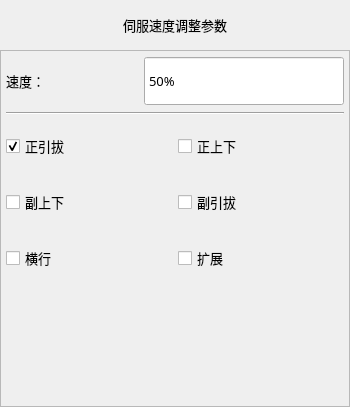
<?xml version="1.0" encoding="UTF-8"?>
<ui version="4.0">
 <class>FormActSpeed</class>
 <widget class="QWidget" name="FormActSpeed">
  <property name="windowModality">
   <enum>Qt::WindowModal</enum>
  </property>
  <property name="geometry">
   <rect>
    <x>0</x>
    <y>0</y>
    <width>350</width>
    <height>407</height>
   </rect>
  </property>
  <property name="minimumSize">
   <size>
    <width>350</width>
    <height>407</height>
   </size>
  </property>
  <property name="maximumSize">
   <size>
    <width>700</width>
    <height>815</height>
   </size>
  </property>
  <property name="font">
   <font>
    <family>微软雅黑</family>
    <pointsize>10</pointsize>
    <weight>50</weight>
    <italic>false</italic>
    <bold>false</bold>
   </font>
  </property>
  <property name="windowTitle">
   <string notr="true">伺服定位</string>
  </property>
  <property name="toolTip">
   <string notr="true"/>
  </property>
  <property name="statusTip">
   <string notr="true"/>
  </property>
  <property name="whatsThis">
   <string notr="true"/>
  </property>
  <property name="accessibleName">
   <string notr="true"/>
  </property>
  <property name="accessibleDescription">
   <string notr="true"/>
  </property>
  <property name="styleSheet">
   <string notr="true"/>
  </property>
  <property name="windowFilePath">
   <string notr="true"/>
  </property>
  <layout class="QVBoxLayout" name="verticalLayout">
   <property name="spacing">
    <number>0</number>
   </property>
   <property name="margin">
    <number>0</number>
   </property>
   <item>
    <widget class="QLabel" name="labelParaTitle">
     <property name="sizePolicy">
      <sizepolicy hsizetype="Preferred" vsizetype="Fixed">
       <horstretch>0</horstretch>
       <verstretch>0</verstretch>
      </sizepolicy>
     </property>
     <property name="minimumSize">
      <size>
       <width>0</width>
       <height>50</height>
      </size>
     </property>
     <property name="font">
      <font>
       <family>微软雅黑</family>
       <pointsize>10</pointsize>
       <weight>50</weight>
       <bold>false</bold>
      </font>
     </property>
     <property name="styleSheet">
      <string notr="true">QLabel#labelParaTitle
{
	color: black;
	border-image: url(:/img/widget/Panel.png) 0 4 0 4;
	border-left: 4px transparent;
	border-right: 4px transparent;
}
</string>
     </property>
     <property name="text">
      <string>伺服速度调整参数</string>
     </property>
     <property name="alignment">
      <set>Qt::AlignCenter</set>
     </property>
    </widget>
   </item>
   <item>
    <widget class="QFrame" name="frameActSpeed">
     <property name="font">
      <font>
       <family>微软雅黑</family>
       <pointsize>10</pointsize>
       <weight>50</weight>
       <italic>false</italic>
       <bold>false</bold>
      </font>
     </property>
     <property name="styleSheet">
      <string notr="true"/>
     </property>
     <property name="frameShape">
      <enum>QFrame::StyledPanel</enum>
     </property>
     <property name="frameShadow">
      <enum>QFrame::Plain</enum>
     </property>
     <property name="IsMainArea" stdset="0">
      <bool>true</bool>
     </property>
     <layout class="QGridLayout" name="gridLayout">
      <property name="margin">
       <number>5</number>
      </property>
      <item row="0" column="0">
       <layout class="QHBoxLayout" name="horizontalLayout_4">
        <item>
         <widget class="QLabel" name="label">
          <property name="sizePolicy">
           <sizepolicy hsizetype="Expanding" vsizetype="Preferred">
            <horstretch>0</horstretch>
            <verstretch>0</verstretch>
           </sizepolicy>
          </property>
          <property name="minimumSize">
           <size>
            <width>0</width>
            <height>50</height>
           </size>
          </property>
          <property name="font">
           <font>
            <family>微软雅黑</family>
            <pointsize>10</pointsize>
            <weight>50</weight>
            <bold>false</bold>
           </font>
          </property>
          <property name="text">
           <string>速度：</string>
          </property>
         </widget>
        </item>
        <item>
         <widget class="xSpinBox" name="BoxSpeed">
          <property name="enabled">
           <bool>true</bool>
          </property>
          <property name="sizePolicy">
           <sizepolicy hsizetype="Fixed" vsizetype="Fixed">
            <horstretch>0</horstretch>
            <verstretch>0</verstretch>
           </sizepolicy>
          </property>
          <property name="minimumSize">
           <size>
            <width>200</width>
            <height>50</height>
           </size>
          </property>
          <property name="maximumSize">
           <size>
            <width>200</width>
            <height>50</height>
           </size>
          </property>
          <property name="font">
           <font>
            <family>微软雅黑</family>
            <pointsize>10</pointsize>
            <weight>50</weight>
            <italic>false</italic>
            <bold>false</bold>
           </font>
          </property>
          <property name="focusPolicy">
           <enum>Qt::ClickFocus</enum>
          </property>
          <property name="alignment">
           <set>Qt::AlignLeading|Qt::AlignLeft|Qt::AlignVCenter</set>
          </property>
          <property name="readOnly">
           <bool>false</bool>
          </property>
          <property name="buttonSymbols">
           <enum>QAbstractSpinBox::NoButtons</enum>
          </property>
          <property name="specialValueText">
           <string notr="true"/>
          </property>
          <property name="keyboardTracking">
           <bool>false</bool>
          </property>
          <property name="suffix">
           <string notr="true">%</string>
          </property>
          <property name="prefix">
           <string notr="true"/>
          </property>
          <property name="minimum">
           <number>0</number>
          </property>
          <property name="maximum">
           <number>100</number>
          </property>
          <property name="value">
           <number>50</number>
          </property>
          <property name="HasBtn" stdset="0">
           <bool>true</bool>
          </property>
         </widget>
        </item>
       </layout>
      </item>
      <item row="1" column="0">
       <widget class="Line" name="line">
        <property name="orientation">
         <enum>Qt::Horizontal</enum>
        </property>
       </widget>
      </item>
      <item row="2" column="0">
       <layout class="QHBoxLayout" name="horizontalLayout">
        <item>
         <widget class="QCheckBox" name="CheckBoxPaHor">
          <property name="sizePolicy">
           <sizepolicy hsizetype="Expanding" vsizetype="Fixed">
            <horstretch>0</horstretch>
            <verstretch>0</verstretch>
           </sizepolicy>
          </property>
          <property name="minimumSize">
           <size>
            <width>150</width>
            <height>50</height>
           </size>
          </property>
          <property name="maximumSize">
           <size>
            <width>16777215</width>
            <height>50</height>
           </size>
          </property>
          <property name="font">
           <font>
            <family>微软雅黑</family>
            <pointsize>10</pointsize>
            <weight>50</weight>
            <italic>false</italic>
            <bold>false</bold>
           </font>
          </property>
          <property name="focusPolicy">
           <enum>Qt::NoFocus</enum>
          </property>
          <property name="text">
           <string notr="true">正引拔</string>
          </property>
          <property name="iconSize">
           <size>
            <width>32</width>
            <height>32</height>
           </size>
          </property>
          <property name="checked">
           <bool>true</bool>
          </property>
         </widget>
        </item>
        <item>
         <widget class="QCheckBox" name="CheckBoxPaVer">
          <property name="sizePolicy">
           <sizepolicy hsizetype="Expanding" vsizetype="Fixed">
            <horstretch>0</horstretch>
            <verstretch>0</verstretch>
           </sizepolicy>
          </property>
          <property name="minimumSize">
           <size>
            <width>150</width>
            <height>50</height>
           </size>
          </property>
          <property name="maximumSize">
           <size>
            <width>16777215</width>
            <height>50</height>
           </size>
          </property>
          <property name="font">
           <font>
            <family>微软雅黑</family>
            <pointsize>10</pointsize>
            <weight>50</weight>
            <italic>false</italic>
            <bold>false</bold>
           </font>
          </property>
          <property name="focusPolicy">
           <enum>Qt::NoFocus</enum>
          </property>
          <property name="text">
           <string notr="true">正上下</string>
          </property>
          <property name="iconSize">
           <size>
            <width>32</width>
            <height>32</height>
           </size>
          </property>
         </widget>
        </item>
       </layout>
      </item>
      <item row="3" column="0">
       <layout class="QHBoxLayout" name="horizontalLayout_2">
        <item>
         <widget class="QCheckBox" name="CheckBoxRaVer">
          <property name="enabled">
           <bool>true</bool>
          </property>
          <property name="sizePolicy">
           <sizepolicy hsizetype="Expanding" vsizetype="Fixed">
            <horstretch>0</horstretch>
            <verstretch>0</verstretch>
           </sizepolicy>
          </property>
          <property name="minimumSize">
           <size>
            <width>150</width>
            <height>50</height>
           </size>
          </property>
          <property name="maximumSize">
           <size>
            <width>16777215</width>
            <height>50</height>
           </size>
          </property>
          <property name="font">
           <font>
            <family>微软雅黑</family>
            <pointsize>10</pointsize>
            <weight>50</weight>
            <italic>false</italic>
            <bold>false</bold>
           </font>
          </property>
          <property name="focusPolicy">
           <enum>Qt::NoFocus</enum>
          </property>
          <property name="text">
           <string notr="true">副上下</string>
          </property>
          <property name="iconSize">
           <size>
            <width>32</width>
            <height>32</height>
           </size>
          </property>
         </widget>
        </item>
        <item>
         <widget class="QCheckBox" name="CheckBoxRaHor">
          <property name="enabled">
           <bool>true</bool>
          </property>
          <property name="sizePolicy">
           <sizepolicy hsizetype="Expanding" vsizetype="Fixed">
            <horstretch>0</horstretch>
            <verstretch>0</verstretch>
           </sizepolicy>
          </property>
          <property name="minimumSize">
           <size>
            <width>150</width>
            <height>50</height>
           </size>
          </property>
          <property name="maximumSize">
           <size>
            <width>16777215</width>
            <height>50</height>
           </size>
          </property>
          <property name="font">
           <font>
            <family>微软雅黑</family>
            <pointsize>10</pointsize>
            <weight>50</weight>
            <italic>false</italic>
            <bold>false</bold>
           </font>
          </property>
          <property name="focusPolicy">
           <enum>Qt::NoFocus</enum>
          </property>
          <property name="text">
           <string notr="true">副引拔</string>
          </property>
          <property name="iconSize">
           <size>
            <width>32</width>
            <height>32</height>
           </size>
          </property>
         </widget>
        </item>
       </layout>
      </item>
      <item row="4" column="0">
       <layout class="QHBoxLayout" name="horizontalLayout_3">
        <item>
         <widget class="QCheckBox" name="CheckBoxTravel">
          <property name="sizePolicy">
           <sizepolicy hsizetype="Expanding" vsizetype="Fixed">
            <horstretch>0</horstretch>
            <verstretch>0</verstretch>
           </sizepolicy>
          </property>
          <property name="minimumSize">
           <size>
            <width>150</width>
            <height>50</height>
           </size>
          </property>
          <property name="maximumSize">
           <size>
            <width>16777215</width>
            <height>50</height>
           </size>
          </property>
          <property name="font">
           <font>
            <family>微软雅黑</family>
            <pointsize>10</pointsize>
            <weight>50</weight>
            <italic>false</italic>
            <bold>false</bold>
           </font>
          </property>
          <property name="focusPolicy">
           <enum>Qt::NoFocus</enum>
          </property>
          <property name="text">
           <string notr="true">横行</string>
          </property>
          <property name="iconSize">
           <size>
            <width>32</width>
            <height>32</height>
           </size>
          </property>
         </widget>
        </item>
        <item>
         <widget class="QCheckBox" name="CheckBoxOther">
          <property name="enabled">
           <bool>true</bool>
          </property>
          <property name="sizePolicy">
           <sizepolicy hsizetype="Expanding" vsizetype="Fixed">
            <horstretch>0</horstretch>
            <verstretch>0</verstretch>
           </sizepolicy>
          </property>
          <property name="minimumSize">
           <size>
            <width>150</width>
            <height>50</height>
           </size>
          </property>
          <property name="maximumSize">
           <size>
            <width>16777215</width>
            <height>50</height>
           </size>
          </property>
          <property name="font">
           <font>
            <family>微软雅黑</family>
            <pointsize>10</pointsize>
            <weight>50</weight>
            <italic>false</italic>
            <bold>false</bold>
           </font>
          </property>
          <property name="focusPolicy">
           <enum>Qt::NoFocus</enum>
          </property>
          <property name="text">
           <string notr="true">扩展</string>
          </property>
          <property name="iconSize">
           <size>
            <width>32</width>
            <height>32</height>
           </size>
          </property>
         </widget>
        </item>
       </layout>
      </item>
      <item row="5" column="0">
       <spacer name="verticalSpacerDown">
        <property name="orientation">
         <enum>Qt::Vertical</enum>
        </property>
        <property name="sizeHint" stdset="0">
         <size>
          <width>20</width>
          <height>40</height>
         </size>
        </property>
       </spacer>
      </item>
     </layout>
    </widget>
   </item>
  </layout>
 </widget>
 <customwidgets>
  <customwidget>
   <class>xSpinBox</class>
   <extends>QSpinBox</extends>
   <header>xspinbox.h</header>
   <slots>
    <signal>clicked()</signal>
   </slots>
  </customwidget>
 </customwidgets>
 <resources/>
 <connections>
  <connection>
   <sender>BoxSpeed</sender>
   <signal>clicked()</signal>
   <receiver>FormActSpeed</receiver>
   <slot>inputSpeed()</slot>
   <hints>
    <hint type="sourcelabel">
     <x>184</x>
     <y>75</y>
    </hint>
    <hint type="destinationlabel">
     <x>187</x>
     <y>-38</y>
    </hint>
   </hints>
  </connection>
 </connections>
 <slots>
  <slot>inputSpeed()</slot>
  <slot>inputPaHor()</slot>
  <slot>inputPaVer()</slot>
  <slot>inputTravel()</slot>
  <slot>syncPaHor()</slot>
  <slot>syncPaVer()</slot>
  <slot>syncTravel()</slot>
  <slot>UpdateWidgetState()</slot>
  <slot>inputRaHor()</slot>
  <slot>syncRaHor()</slot>
  <slot>inputRaVer()</slot>
  <slot>syncRaVer()</slot>
  <slot>inputOther()</slot>
  <slot>syncOther()</slot>
 </slots>
</ui>
